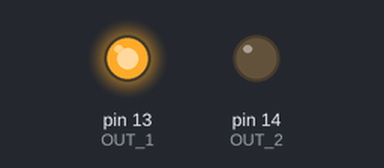
A sketch run on a simulated Arduino Uno, built with avr-gcc and run on an emulated ATmega328P. Shown: output pins drawn as LEDs (lit = HIGH).

Above: at 3.5 s.
At 15.5 s:
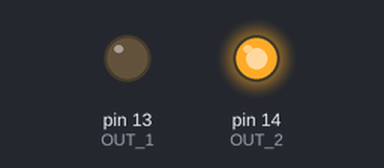
At 26.5 s:
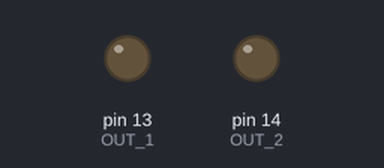
Timing chart, 0 to 29.0 s (numbered marks = the images above):
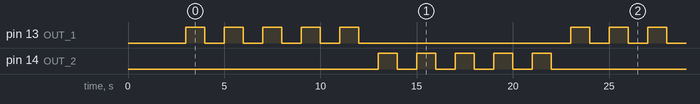

Measured:
- by itself, pin 13 (OUT_1), pin 14 (OUT_2): repeats every 20.0 s: 4 × (LOW 1.0 s, HIGH 1.0 s), LOW 11.0 s, HIGH 1.0 s
- by itself, everything shown: repeats every 20.0 s, in 20 steps

The sketch:

exp10-3.ino
```cpp
const int OUT_1 = 13;
const int OUT_2 = 14;
int i;
void setup()
{
   Serial.begin(9600);
   delay(3000);
   pinMode(OUT_1, OUTPUT);
   pinMode(OUT_2, OUTPUT);
}
void loop()
{
   for(i = 0; i < 10; i++)
   {
      if( i < 5)
      {
         digitalWrite(OUT_1, HIGH);
         delay(1000);
         digitalWrite(OUT_1, LOW);
         delay(1000);
      }
      else
      {
         digitalWrite(OUT_2, HIGH);
         delay(1000);
         digitalWrite(OUT_2, LOW);
         delay(1000);
      }
   }
}
```
